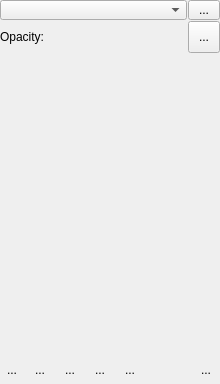
<?xml version="1.0" encoding="utf-8"?>
<ui version="4.0">
 <author>
    SPDX-FileCopyrightText: none
    SPDX-License-Identifier: GPL-3.0-or-later
  </author>
 <class>WdgLayerBox</class>
 <widget class="QWidget" name="WdgLayerBox">
  <property name="geometry">
   <rect>
    <x>0</x>
    <y>0</y>
    <width>220</width>
    <height>384</height>
   </rect>
  </property>
  <layout class="QVBoxLayout" name="verticalLayout">
   <property name="spacing">
    <number>1</number>
   </property>
   <property name="leftMargin">
    <number>0</number>
   </property>
   <property name="topMargin">
    <number>0</number>
   </property>
   <property name="rightMargin">
    <number>0</number>
   </property>
   <property name="bottomMargin">
    <number>0</number>
   </property>
   <item>
    <layout class="QHBoxLayout" name="hbox2">
     <property name="leftMargin">
      <number>0</number>
     </property>
     <property name="topMargin">
      <number>0</number>
     </property>
     <property name="rightMargin">
      <number>0</number>
     </property>
     <property name="bottomMargin">
      <number>0</number>
     </property>
     <item>
      <widget class="KisCompositeOpComboBox" name="cmbComposite">
       <property name="sizePolicy">
        <sizepolicy hsizetype="MinimumExpanding" vsizetype="Fixed">
         <horstretch>0</horstretch>
         <verstretch>0</verstretch>
        </sizepolicy>
       </property>
       <property name="minimumSize">
        <size>
         <width>0</width>
         <height>20</height>
        </size>
       </property>
       <property name="toolTip">
        <string>Blending Mode</string>
       </property>
       <property name="whatsThis">
        <string>Select the blending mode for the layer.</string>
       </property>
      </widget>
     </item>
     <item>
      <widget class="KisLayerFilterWidgetToolButton" name="bnLayerFilters">
       <property name="minimumSize">
        <size>
         <width>32</width>
         <height>20</height>
        </size>
       </property>
       <property name="maximumSize">
        <size>
         <width>32</width>
         <height>20</height>
        </size>
       </property>
       <property name="text">
        <string>...</string>
       </property>
      </widget>
     </item>
    </layout>
   </item>
   <item>
    <layout class="QHBoxLayout" name="opacityLayout" stretch="0,0,0">
     <property name="topMargin">
      <number>0</number>
     </property>
     <property name="bottomMargin">
      <number>0</number>
     </property>
     <item>
      <widget class="QLabel" name="opacityLabel">
       <property name="text">
        <string>Opacity:</string>
       </property>
      </widget>
     </item>
     <item>
      <widget class="KisDoubleSliderSpinBox" name="doubleOpacity" native="true">
       <property name="sizePolicy">
        <sizepolicy hsizetype="MinimumExpanding" vsizetype="Minimum">
         <horstretch>0</horstretch>
         <verstretch>0</verstretch>
        </sizepolicy>
       </property>
       <property name="toolTip">
        <string>Layer Opacity</string>
       </property>
       <property name="whatsThis">
        <string>Adjust the transparency of the layer</string>
       </property>
      </widget>
     </item>
     <item>
      <widget class="QToolButton" name="configureLayerDockerToolbar">
       <property name="sizePolicy">
        <sizepolicy hsizetype="Minimum" vsizetype="Minimum">
         <horstretch>0</horstretch>
         <verstretch>0</verstretch>
        </sizepolicy>
       </property>
       <property name="minimumSize">
        <size>
         <width>32</width>
         <height>32</height>
        </size>
       </property>
       <property name="maximumSize">
        <size>
         <width>32</width>
         <height>32</height>
        </size>
       </property>
       <property name="text">
        <string>...</string>
       </property>
       <property name="iconSize">
        <size>
         <width>22</width>
         <height>22</height>
        </size>
       </property>
      </widget>
     </item>
    </layout>
   </item>
   <item>
    <layout class="QHBoxLayout" name="horizontalLayout">
     <item>
      <widget class="NodeView" name="listLayers" native="true">
       <property name="sizePolicy">
        <sizepolicy hsizetype="MinimumExpanding" vsizetype="Expanding">
         <horstretch>0</horstretch>
         <verstretch>0</verstretch>
        </sizepolicy>
       </property>
      </widget>
     </item>
    </layout>
   </item>
   <item>
    <layout class="QHBoxLayout" name="hbox1" stretch="0,0,0,0,0,1,0">
     <property name="spacing">
      <number>2</number>
     </property>
     <property name="topMargin">
      <number>0</number>
     </property>
     <item>
      <widget class="KisToolButton" name="bnAdd">
       <property name="minimumSize">
        <size>
         <width>0</width>
         <height>28</height>
        </size>
       </property>
       <property name="maximumSize">
        <size>
         <width>16777215</width>
         <height>28</height>
        </size>
       </property>
       <property name="text">
        <string>...</string>
       </property>
       <property name="autoRaise">
        <bool>true</bool>
       </property>
      </widget>
     </item>
     <item>
      <widget class="QToolButton" name="bnDuplicate">
       <property name="minimumSize">
        <size>
         <width>28</width>
         <height>28</height>
        </size>
       </property>
       <property name="toolTip">
        <string>Duplicate layer or mask</string>
       </property>
       <property name="text">
        <string>...</string>
       </property>
       <property name="iconSize">
        <size>
         <width>22</width>
         <height>22</height>
        </size>
       </property>
       <property name="autoRaise">
        <bool>true</bool>
       </property>
      </widget>
     </item>
     <item>
      <widget class="QToolButton" name="bnLower">
       <property name="minimumSize">
        <size>
         <width>28</width>
         <height>28</height>
        </size>
       </property>
       <property name="toolTip">
        <string>Move layer or mask down</string>
       </property>
       <property name="text">
        <string>...</string>
       </property>
       <property name="iconSize">
        <size>
         <width>22</width>
         <height>22</height>
        </size>
       </property>
       <property name="autoRaise">
        <bool>true</bool>
       </property>
      </widget>
     </item>
     <item>
      <widget class="QToolButton" name="bnRaise">
       <property name="minimumSize">
        <size>
         <width>28</width>
         <height>28</height>
        </size>
       </property>
       <property name="toolTip">
        <string>Move layer or mask up</string>
       </property>
       <property name="text">
        <string>...</string>
       </property>
       <property name="iconSize">
        <size>
         <width>22</width>
         <height>22</height>
        </size>
       </property>
       <property name="autoRaise">
        <bool>true</bool>
       </property>
      </widget>
     </item>
     <item>
      <widget class="QToolButton" name="bnProperties">
       <property name="minimumSize">
        <size>
         <width>28</width>
         <height>28</height>
        </size>
       </property>
       <property name="toolTip">
        <string>View or change the layer properties</string>
       </property>
       <property name="text">
        <string>...</string>
       </property>
       <property name="iconSize">
        <size>
         <width>22</width>
         <height>22</height>
        </size>
       </property>
       <property name="autoRaise">
        <bool>true</bool>
       </property>
      </widget>
     </item>
     <item>
      <spacer name="spacer">
       <property name="orientation">
        <enum>Qt::Horizontal</enum>
       </property>
       <property name="sizeType">
        <enum>QSizePolicy::Expanding</enum>
       </property>
       <property name="sizeHint" stdset="0">
        <size>
         <width>0</width>
         <height>28</height>
        </size>
       </property>
      </spacer>
     </item>
     <item>
      <widget class="QToolButton" name="bnDelete">
       <property name="minimumSize">
        <size>
         <width>28</width>
         <height>28</height>
        </size>
       </property>
       <property name="toolTip">
        <string>Delete the layer or mask</string>
       </property>
       <property name="text">
        <string>...</string>
       </property>
       <property name="iconSize">
        <size>
         <width>22</width>
         <height>22</height>
        </size>
       </property>
       <property name="autoRaise">
        <bool>true</bool>
       </property>
      </widget>
     </item>
    </layout>
   </item>
  </layout>
 </widget>
 <customwidgets>
  <customwidget>
   <class>KisDoubleSliderSpinBox</class>
   <extends>QWidget</extends>
   <header>kis_slider_spin_box.h</header>
   <container>1</container>
  </customwidget>
  <customwidget>
   <class>KisCompositeOpComboBox</class>
   <extends>QComboBox</extends>
   <header>widgets/kis_cmb_composite.h</header>
  </customwidget>
  <customwidget>
   <class>NodeView</class>
   <extends/>
   <header location="global">NodeView.h</header>
  </customwidget>
  <customwidget>
   <class>KisToolButton</class>
   <extends>QToolButton</extends>
   <header>kis_tool_button.h</header>
  </customwidget>
  <customwidget>
   <class>KisLayerFilterWidgetToolButton</class>
   <extends>QToolButton</extends>
   <header>libs/ui/widgets/kis_layer_filter_widget.h</header>
  </customwidget>
 </customwidgets>
 <tabstops>
  <tabstop>cmbComposite</tabstop>
  <tabstop>bnDuplicate</tabstop>
  <tabstop>bnLower</tabstop>
  <tabstop>bnRaise</tabstop>
  <tabstop>bnProperties</tabstop>
  <tabstop>bnDelete</tabstop>
 </tabstops>
 <resources/>
 <connections/>
</ui>
